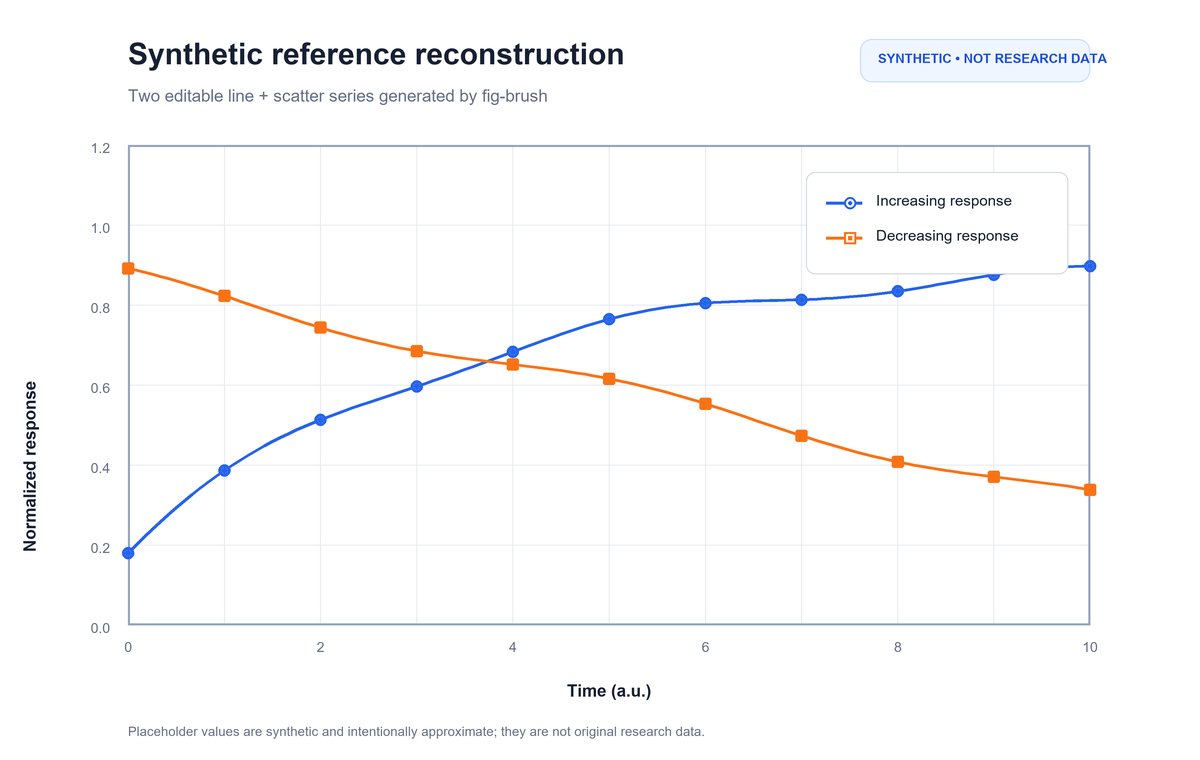
#> input picture examples/synthetic/reference.png, 1200 x 760 px
$ python -i reference.py   (imports and definitions only)
#> lines starting #> are read from the running program, lines starting #| are printed output that depends on the picture; after the words box and inside, x2 and y2 are one past the last pixel; in counts of white or black regions, pixels touching at a corner belong together
### mcp_server/paths.py
from __future__ import annotations

import hashlib
import json
from pathlib import Path
from typing import Any


class InputValidationError(ValueError):
    """Raised when an input path or structured payload is invalid."""


def resolve_input(path: str | Path, allowed_suffixes: set[str] | None = None) -> Path:
    candidate = Path(path).expanduser().resolve()
    if not candidate.exists() or not candidate.is_file():
        raise InputValidationError(f"Input file does not exist: {candidate}")
    if allowed_suffixes and candidate.suffix.lower() not in allowed_suffixes:
        allowed = ", ".join(sorted(allowed_suffixes))
        raise InputValidationError(
            f"Unsupported file type {candidate.suffix!r}; expected one of: {allowed}"
        )
    return candidate


def sha256_file(path: Path) -> str:
    digest = hashlib.sha256()
    with path.open("rb") as handle:
        for chunk in iter(lambda: handle.read(1024 * 1024), b""):
            digest.update(chunk)
    return digest.hexdigest()


# [22 lines left out: functions json_safe, write_json, not called in this run]

### mcp_server/reference.py
from __future__ import annotations

from pathlib import Path
from statistics import median
from typing import Any

from .paths import InputValidationError, resolve_input, sha256_file


IMAGE_SUFFIXES = {".png", ".jpg", ".jpeg"}


def _longest_run(values: list[bool]) -> tuple[int, int, int]:
    """Return (length, start, end) for the longest true run in a row/column."""
    best = (0, 0, 0)
    start: int | None = None
    for index, value in enumerate(values + [False]):
        if value and start is None:
            start = index
        elif not value and start is not None:
            candidate = (index - start, start, index - 1)
            if candidate[0] > best[0]:
                best = candidate
            start = None
    return best


def _line_candidates(mask: Any, axis: str) -> list[tuple[int, int, int, int]]:
    """Find long dark horizontal/vertical runs in a binary image mask."""
    height, width = mask.shape
    candidates: list[tuple[int, int, int, int]] = []
    def close_short_gaps(values: list[bool], maximum_gap: int) -> list[bool]:
        """Join tiny raster gaps caused by coloured traces crossing a frame."""
        result = list(values)
        index = 0
        while index < len(result):
            if result[index]:
                index += 1
                continue
            start = index
            while index < len(result) and not result[index]:
                index += 1
            gap = index - start
            if start > 0 and index < len(result) and gap <= maximum_gap:
                result[start:index] = [True] * gap
        return result
    if axis == "horizontal":
        for y in range(height):
            values = close_short_gaps(mask[y, :].tolist(), max(2, min(8, int(width * 0.01))))
            length, start, end = _longest_run(values)
            if length >= max(20, int(width * 0.35)):
                candidates.append((length, y, start, end))
    else:
        for x in range(width):
            values = close_short_gaps(mask[:, x].tolist(), max(2, min(8, int(height * 0.01))))
            length, start, end = _longest_run(values)
            if length >= max(20, int(height * 0.35)):
                candidates.append((length, x, start, end))
    return sorted(candidates, reverse=True)


def _choose_pair(
    candidates: list[tuple[int, int, int, int]],
    axis: str,
    image_size: int,
) -> tuple[tuple[int, int, int, int] | None, tuple[int, int, int, int] | None]:
    """Choose two frame sides with overlapping spans, if visible."""
    if not candidates:
        return None, None
    first = candidates[0]
    minimum_separation = max(12, int(image_size * 0.20))
    for second in candidates[1:]:
        if abs(first[1] - second[1]) < minimum_separation:
            continue
        overlap = max(0, min(first[3], second[3]) - max(first[2], second[2]) + 1)
        span = max(1, min(first[0], second[0]))
        if overlap / span >= 0.55:
            return (first, second) if first[1] < second[1] else (second, first)
    return first, None


def _cluster_count(values: list[int], threshold: int = 2) -> int:
    groups = 0
    active = False
    for value in values + [0]:
        if value >= threshold and not active:
            groups += 1
            active = True
        elif value < threshold:
            active = False
    return groups


def _major_tick_hint(values: list[int], band_height: int) -> int:
    """Estimate major ticks while filtering out thin text/trace fragments."""
    if not values:
        return 0
    # A major tick normally occupies a substantial part of the narrow sampling
    # band.  The adaptive threshold keeps labels and anti-aliased noise from
    # being counted as ticks on high resolution figures.
    threshold = max(4, int(max(1, band_height) * 0.4))
    count = _cluster_count(values, threshold=threshold)
    return count if count >= 2 else _cluster_count(values, threshold=max(2, threshold // 2))


def _tick_positions(values: list[int], threshold: int = 1) -> list[tuple[int, int, int]]:
    """Return (start, end, strength) clusters in a near-axis tick profile.

    The old detector sampled far enough into the label row that the glyphs in
    labels such as ``150000`` were counted as ticks.  A profile taken just
    outside the frame contains the actual tick strokes and is much more stable
    across export sizes.
    """
    positions: list[tuple[int, int, int]] = []
    start: int | None = None
    for index, value in enumerate(values + [0]):
        if value >= threshold and start is None:
            start = index
        elif value < threshold and start is not None:
            end = index - 1
            positions.append((start, end, max(values[start : end + 1], default=0)))
            start = None
    return positions


def _tick_summary(
    mask: Any,
    axis_start: int,
    axis_end: int,
    fixed_coord: int,
    axis: str,
    outward_depth: int,
) -> tuple[int, int, list[float], float | None, float | None]:
    """Estimate major/minor ticks from the short strip immediately outside a frame.

    ``major`` is the number of long/regular ticks.  ``minor`` is the median
    number of short ticks between adjacent major ticks.  When the image is too
    small to distinguish lengths, the function reports all detected ticks as
    major and leaves minor at zero; the multimodal model can then refine it.
    """
    height, width = mask.shape
    depth = max(1, min(int(outward_depth), 12))
    if axis == "x":
        # Skip the anti-aliased frame row.  Text labels begin farther away.
        start = min(height, fixed_coord + 1)
        stop = min(height, start + depth)
        profile = mask[start:stop, max(0, axis_start) : min(width, axis_end + 1)]
    else:
        start = max(0, fixed_coord - depth)
        stop = max(0, fixed_coord)
        profile = mask[max(0, axis_start) : min(height, axis_end + 1), start:stop]
        # The Y-axis profile is sampled along rows, so transpose the same way
        # as the X profile before summing.
        profile = profile.T
    if profile.size == 0:
        return 0, 0, [], None, None
    values = profile.sum(axis=0).astype(int).tolist()
    clusters = _tick_positions(values, threshold=1)
    if not clusters:
        return 0, 0, [], None, None
    centers = [round((left + right) / 2, 6) for left, right, _ in clusters]
    strengths = [strength for _, _, strength in clusters]
    # A long tick normally reaches several pixels into the outward strip. If
    # all strokes are one pixel after rasterisation, regularity cannot tell
    # major and minor apart reliably, so do not invent minor ticks.
    # Major marks occupy most of the sampled strip; minor marks are usually
    # about half as long.  A low threshold classifies both as major and loses
    # the minor-length measurement, especially on a high-resolution image.
    strong_threshold = max(2, int(round(depth * 0.65)))
    major = [center for center, strength in zip(centers, strengths) if strength >= strong_threshold]
    if len(major) < 2:
        return len(clusters), 0, centers, float(median(strengths)), None
    minor_counts: list[int] = []
    for left, right in zip(major, major[1:]):
        interior = sum(left < center < right for center in centers)
        minor_counts.append(interior)
    minor = round(sorted(minor_counts)[len(minor_counts) // 2]) if minor_counts else 0
    major_strengths = [strength for center, strength in zip(centers, strengths) if center in major]
    minor_strengths = [
        strength for center, strength in zip(centers, strengths) if center not in major
    ]
    return (
        len(major),
        max(0, minor),
        centers,
        float(median(major_strengths)) if major_strengths else None,
        float(median(minor_strengths)) if minor_strengths else None,
    )


def _nonempty_run(values: list[bool]) -> int:
    longest = 0
    current = 0
    for value in values + [False]:
        if value:
            current += 1
            longest = max(longest, current)
        else:
            current = 0
    return longest


def _geometry_hints(image: Any) -> dict[str, Any]:
    """Extract scale-independent layout hints from a mostly white figure."""
    import numpy as np

    rgb = np.asarray(image.convert("RGB"), dtype=np.uint8)
    gray = (0.299 * rgb[:, :, 0] + 0.587 * rgb[:, :, 1] + 0.114 * rgb[:, :, 2])
    mask = gray < 120
    height, width = mask.shape
    horizontal = _line_candidates(mask, "horizontal")
    vertical = _line_candidates(mask, "vertical")
    top_line, bottom_line = _choose_pair(horizontal, "horizontal", height)
    left_line, right_line = _choose_pair(vertical, "vertical", width)

    # ``_choose_pair`` returns the only candidate as its first item.  For a
    # conventional Cartesian plot that candidate is usually the *bottom*
    # x-axis (the top/right frame is often intentionally hidden).  Treating
    # it as ``top_line`` used to make every one-sided reference reopen with a
    # spurious top frame and shifted layer geometry.  Use the candidate's
    # position to assign the visible side while retaining the two-sided case
    # handled above.  The same rule applies to a single vertical y-axis.
    if top_line is not None and bottom_line is None:
        if top_line[1] >= height * 0.55:
            bottom_line, top_line = top_line, None
    if left_line is not None and right_line is None:
        if left_line[1] >= width * 0.55:
            right_line, left_line = left_line, None
    # Bar/scatter panels often have no uninterrupted horizontal baseline:
    # filled bars, brackets, and labels break it into short runs.  In that
    # case choose the farthest long vertical run that overlaps the y-axis
    # span as the right plot edge instead of treating an interior bar edge as
    # the frame.  This preserves the wide editable layer for grouped bars.
    if not horizontal and left_line is not None and vertical:
        plausible = []
        for candidate in vertical:
            if candidate[1] <= left_line[1] + width * 0.20:
                continue
            overlap = max(0, min(left_line[3], candidate[3]) - max(left_line[2], candidate[2]) + 1)
            span = max(1, min(left_line[0], candidate[0]))
            if overlap / span >= 0.45:
                plausible.append(candidate)
        if plausible:
            right_line = max(plausible, key=lambda item: item[1])
    elif horizontal and right_line is not None:
        horizontal_end = max(line[3] for line in horizontal)
        # A short vertical bar edge can be mistaken for the right frame even
        # when the uninterrupted baseline already gives the true extent.
        if right_line[1] < horizontal_end - width * 0.12:
            right_line = None

    def stroke_thickness(axis: str, candidate: tuple[int, int, int, int] | None) -> int | None:
        """Estimate a frame stroke's raster thickness near its longest run."""
        if not candidate:
            return None
        _, coordinate, start, end = candidate
        span = max(1, end - start + 1)
        threshold = max(4, int(span * 0.70))
        positions: list[int] = []
        if axis == "horizontal":
            for row in range(max(0, coordinate - 8), min(height, coordinate + 9)):
                length, run_start, run_end = _longest_run(mask[row, :].tolist())
                overlap = max(0, min(end, run_end) - max(start, run_start) + 1)
                if length >= threshold and overlap >= threshold:
                    positions.append(row)
        else:
            for column in range(max(0, coordinate - 8), min(width, coordinate + 9)):
                length, run_start, run_end = _longest_run(mask[:, column].tolist())
                overlap = max(0, min(end, run_end) - max(start, run_start) + 1)
                if length >= threshold and overlap >= threshold:
                    positions.append(column)
        return max(1, len(positions)) if positions else None

    horizontal_widths = [value for value in (stroke_thickness("horizontal", top_line), stroke_thickness("horizontal", bottom_line)) if value]
    vertical_widths = [value for value in (stroke_thickness("vertical", left_line), stroke_thickness("vertical", right_line)) if value]

    x_candidates = [line for line in (top_line, bottom_line) if line]
    y_candidates = [line for line in (left_line, right_line) if line]
    x1 = left_line[1] if left_line else min((line[2] for line in x_candidates), default=int(width * 0.15))
    x2 = right_line[1] if right_line else max((line[3] for line in x_candidates), default=int(width * 0.85))
    y1 = top_line[1] if top_line else min((line[2] for line in y_candidates), default=int(height * 0.12))
    y2 = bottom_line[1] if bottom_line else max((line[3] for line in y_candidates), default=int(height * 0.82))
    if left_line:
        y1 = min(y1, left_line[2])
        y2 = max(y2, left_line[3]) if not bottom_line else y2
    if right_line:
        y1 = min(y1, right_line[2])
        y2 = max(y2, right_line[3]) if not bottom_line else y2
    frame_width = max(1, x2 - x1)
    frame_height = max(1, y2 - y1)

    # Sample only the first few pixels beyond each frame side.  Sampling the
    # whole label row turns the digits in ``150000`` into dozens of fake ticks.
    # Keep enough of the near-axis strip to measure the actual stroke length.
    # A four-pixel strip was enough to count marks, but clipped long major
    # ticks and made the rendered lengths systematically too short.
    tick_depth = max(4, min(12, int(round(min(height, width) * 0.02))))
    (
        x_major,
        x_minor,
        x_tick_positions,
        x_major_length,
        x_minor_length,
    ) = _tick_summary(mask, x1, x2, y2, "x", tick_depth)
    (
        y_major,
        y_minor,
        y_tick_positions,
        y_major_length,
        y_minor_length,
    ) = _tick_summary(mask, y1, y2, x1, "y", tick_depth)
    # These bands are still used for text-size estimation, but never for tick
    # counting because they include labels and sometimes the data trace.
    bottom_band = mask[min(height, y2) : min(height, y2 + max(8, int(height * 0.035))), :]
    left_band = mask[:, max(0, x1 - max(8, int(width * 0.012))) : max(0, x1)]
    legacy_x_profile = bottom_band.sum(axis=0).astype(int).tolist() if bottom_band.size else []
    legacy_y_band = left_band[max(0, y1) : min(height, y2 + 1), :]
    legacy_y_profile = legacy_y_band.sum(axis=1).astype(int).tolist() if legacy_y_band.size else []
    legacy_x_major = _major_tick_hint(legacy_x_profile, bottom_band.shape[0] if bottom_band.size else 0)
    legacy_y_major = _major_tick_hint(legacy_y_profile, left_band.shape[1] if left_band.size else 0)
    # The broad profile is useful when a rasterised reference contains both
    # major and minor ticks, but it is rejected when label glyphs inflate the
    # count.  A sensible major count is normally in the 2..12 range.
    if 2 <= legacy_x_major <= 12 and len(x_tick_positions) >= legacy_x_major:
        x_major = legacy_x_major
    if 2 <= legacy_y_major <= 12 and len(y_tick_positions) >= legacy_y_major:
        y_major = legacy_y_major
    x_minor = max(0, round((len(x_tick_positions) - x_major) / max(1, x_major - 1)))
    y_minor = max(0, round((len(y_tick_positions) - y_major) / max(1, y_major - 1)))
    bottom_text = mask[min(height, y2 + 4) :, max(0, x1 - 4) : min(width, x2 + 4)]
    left_text = mask[max(0, y1 - 4) : min(height, y2 + 4), : max(0, x1 - 4)]
    text_height = max(
        _nonempty_run(bottom_text.any(axis=1).tolist()) if bottom_text.size else 0,
        _nonempty_run(left_text.any(axis=0).tolist()) if left_text.size else 0,
    )
    # Tick numbers form a broad row below the frame. Thin ticks and a short
    # axis title occupy few pixels per row; exclude them before measuring the
    # glyph height. This remains a model-correctable hint for simple 2D plots.
    tick_text_height = _nonempty_run(
        (bottom_text.sum(axis=1) >= max(8, frame_width * 0.04)).tolist()
    ) if bottom_text.size else 0

    frame = {
        "left": round(x1 / width * 100, 2),
        "top": round(y1 / height * 100, 2),
        "right": round((width - 1 - x2) / width * 100, 2),
        "bottom": round((height - 1 - y2) / height * 100, 2),
        "width_px": frame_width,
        "height_px": frame_height,
        "aspect_ratio": round(frame_width / frame_height, 4),
    }
    sides = {
        "top": bool(top_line),
        "right": bool(right_line),
        "bottom": bool(bottom_line or horizontal),
        "left": bool(left_line or vertical),
    }
    return {
        "plot_frame": frame,
        "frame_sides": sides,
        "page_aspect_ratio": round(width / height, 4),
        "x_major_tick_count_hint": x_major,
        "x_minor_tick_count_hint": x_minor,
        "y_major_tick_count_hint": y_major,
        "y_minor_tick_count_hint": y_minor,
        "x_tick_positions_hint": x_tick_positions,
        "y_tick_positions_hint": y_tick_positions,
        "x_major_tick_length_px_hint": x_major_length,
        "x_minor_tick_length_px_hint": x_minor_length,
        "y_major_tick_length_px_hint": y_major_length,
        "y_minor_tick_length_px_hint": y_minor_length,
        "x_frame_line_width_px_hint": round(float(median(horizontal_widths)), 2) if horizontal_widths else None,
        "y_frame_line_width_px_hint": round(float(median(vertical_widths)), 2) if vertical_widths else None,
        "estimated_text_height_px": text_height,
        "estimated_text_height_ratio": round(text_height / frame_height, 4),
        "tick_label_height_px": tick_text_height,
        "tick_label_height_ratio": round(tick_text_height / frame_height, 6) if tick_text_height >= 3 else None,
        "detection_confidence": round(
            min(0.99, 0.35 + 0.15 * sum(bool(value) for value in sides.values())), 2
        ),
    }


def inspect_reference(path: str | Path, user_notes: str = "") -> dict[str, Any]:
#> called with path = '../examples/synthetic/reference.png', user_notes = ''
    image_path = resolve_input(path, IMAGE_SUFFIXES)
    try:
        from PIL import Image

        with Image.open(image_path) as image:
#> image is the input picture: PIL image 1200x760 RGB; mean R, G, B 250.4, 250.4, 251.2
            width, height = image.size
            mode = image.mode
            geometry = _geometry_hints(image)
#> in _geometry_hints, `mask = gray < 120`:
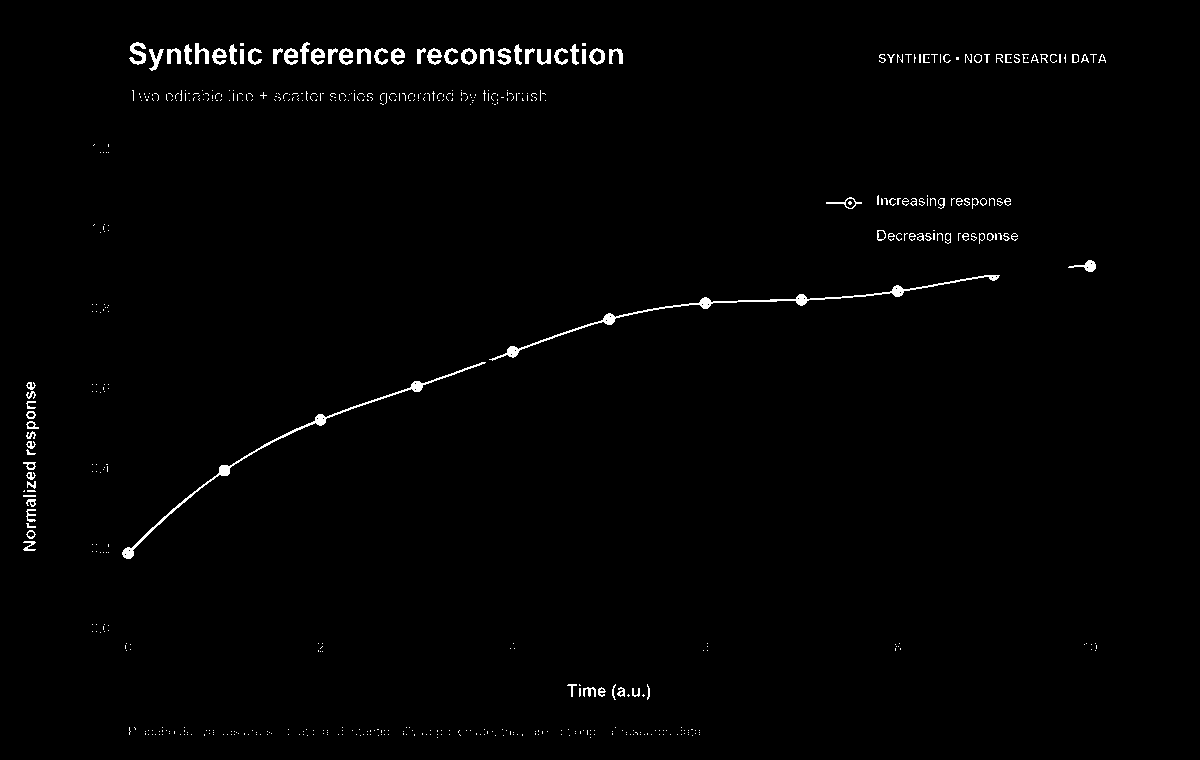
#> mask: shape (760, 1200) bool; 1.1% white; 573 white regions (470 under 20 px), largest, box (x1, y1, x2, y2) and area: (489, 275, 1000, 361) 1508, (122, 362, 486, 559) 1278, (129, 42, 146, 65) 206
#> the loop in _line_candidates, `for y in range(height):` made 760 passes
#> (length, start, end) on passes 1 to 3: (0, 0, 0), (0, 0, 0), (0, 0, 0)
#> after the loop in _line_candidates, `for y in range(height):`: candidates = []
#> the loop in _line_candidates (call 2), `for x in range(width):` made 1200 passes
#> the loop in _tick_positions (call 2), `for index, value in enumerate(values + [0]):` made 534 passes
#> value on passes 1 to 3: 0, 0, 5
#> in _geometry_hints, `bottom_text = mask[min(height, y2 + 4) :, max(0, x1 - 4) : min(width, ..`:
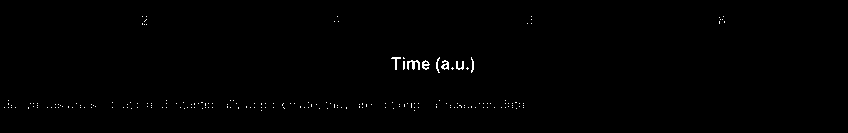
#> bottom_text: shape (133, 848) bool; 0.49% white in thin lines or dots, all inside (x1, y1, x2, y2) = (4, 16, 725, 111)
#> the loop in _nonempty_run, `for value in values + [False]:` made 134 passes
#> value on passes 2 to 9: False, False, False, False, False, False, False, False
#> (the rest of the program and of its run is left out)
